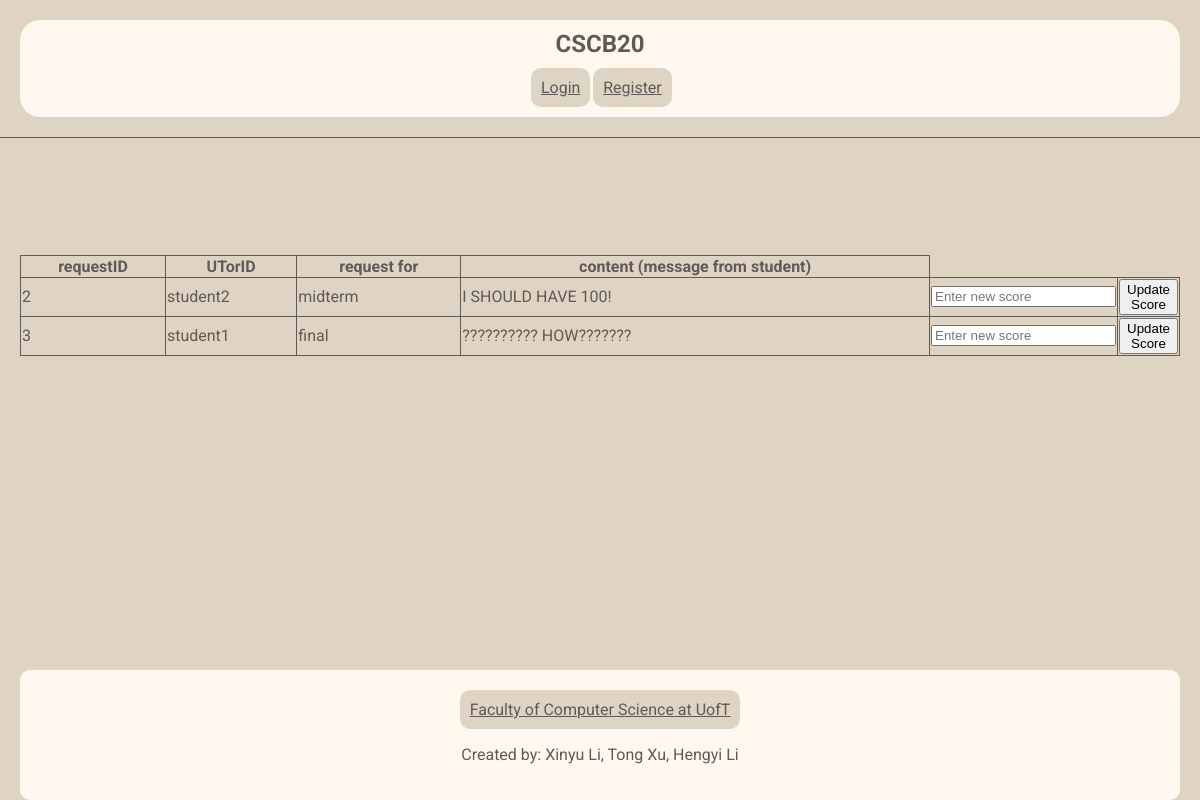
The page /regradeRequests on the database its author committed.
### app.py (models this page shows, shortened)
class RegradeRequest(db.Model):
    __tablename__ = "regradeRequests"
    utorid = db.Column(db.String, nullable=False)
    remarkID = db.Column(db.Integer, primary_key=True, autoincrement=True)
    request = db.Column(db.Text)
    regradeType = db.Column(db.Text)

### app.py (the view)
@app.route('/regradeRequests', methods = ['GET', 'POST'])
def regradeRequests():
    requests = query_regrade_requests()
    return render_template('regradeRequests.html', requests = requests)

### app.py (called while the page is built)
def query_regrade_requests():
    requests = RegradeRequest.query.all()
    return requests

### templates/regradeRequests.html (shortened to what this page needs)
{% extends "index.html" %}
{% block content %}
<h1>
</h1>
<br>
<form method="POST" action="{{ url_for('update_grades') }}">
<table class="feedbackView" style="margin-top: 10%">
    <tr>
        <th>requestID</th>
        <th>UTorID</th>
        <th>request for</th>
        <th>content (message from student)</th>
    </tr>
    {% for request in requests %}
    <tr>
        <td>{{request.remarkID}}</td>
        <td>{{request.utorid}}</td>
        <td>{{request.regradeType}}</td>
        <td>{{request.request}}</td>
        <td style="width: 40px;">
            <input type="number" name="new_score_{{request.remarkID}}" placeholder="Enter new score">
        </td>
        <td style="width: 40px;">
            <button type="submit" name="remark_id" value="{{request.remarkID}}">Update Score</button>
        </td>
    </tr>
    {% endfor %}
</table>
</form>
{% endblock %}

### static/css/index.css (style rules this page uses)
body { background-color:#dfd3c3; font-family: "Roboto", sans-serif; margin: 0; color: #605a56; padding: 20px; padding-bottom: 0; box-sizing: border-box; height: 100%; display: flex; flex-direction: column; display: flex; flex-direction: column; min-height: 100vh; }
table { width:100%; border-collapse: collapse; }
th, td { border: 1px solid #605a56; }

### rows shown on the page
RegradeRequest: remarkID "2", utorid "student2", regradeType "midterm", request "I SHOULD HAVE 100!"
RegradeRequest: remarkID "3", utorid "student1", regradeType "final", request "?????????? HOW???????"
